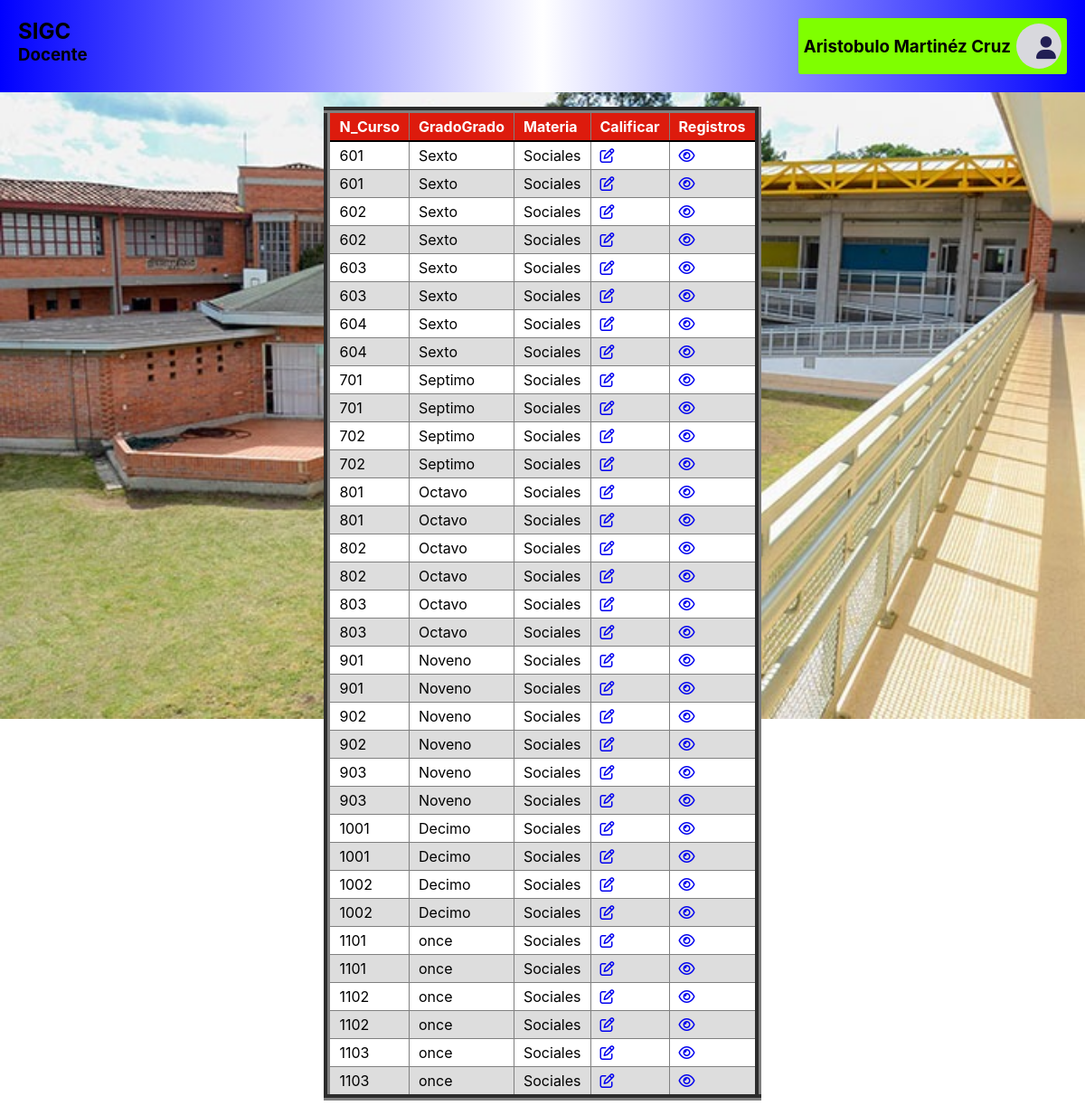
The app's page /Web_Page_IED.E.S.M/html/docente-index.php with its own data.
### tables this page shows
CREATE TABLE `docente` (
  `id_docente` int(11) NOT NULL,
  `id_Usuario` int(8) DEFAULT NULL
);

CREATE TABLE `usuario` (
  `id_Usuario` int(8) NOT NULL,
  `nombre_perfil` varchar(30) NOT NULL,
  `id_rol` char(1) NOT NULL,
  `p_nombre` varchar(30) NOT NULL,
  `s_nombre` varchar(30) DEFAULT NULL,
  `p_apellido` varchar(30) NOT NULL,
  `s_apellido` varchar(30) DEFAULT NULL,
  `edad` int(2) NOT NULL,
  `contraseña` varchar(10) NOT NULL,
  `id_datos_adicionales` int(8) DEFAULT NULL
);

CREATE TABLE `curso` (
  `numero_curso` int(4) NOT NULL,
  `id_docente` int(11) DEFAULT NULL,
  `año` year(4) DEFAULT NULL
);

CREATE TABLE `asignatura` (
  `id_asignatura` int(4) NOT NULL,
  `nombre_asignatura` varchar(20) NOT NULL,
  `Tipo_asignatura` varchar(20) NOT NULL
);

### Web_Page_IED.E.S.M/PHP/datos.php (the view, shortened to what this page needs)
<?php
function cargarTabla($conx, $usuario){
    $consulta = "SELECT d.id_docente, u.p_nombre, u.p_apellido, c.numero_curso, a.nombre_asignatura
    FROM usuario u, docente d, dicta dt, asignatura a, curso c, clases cl
    WHERE u.id_Usuario = d.id_Usuario AND d.id_docente = dt.id_docente AND cl.id_asignatura = a.id_asignatura
    AND cl.numero_curso = c.numero_curso
    AND a.id_asignatura = dt.id_asignatura  AND a.nombre_asignatura = 'sociales' /*AND c.numero_curso = dt.numero_curso*/
    AND d.id_docente = $usuario
    ORDER BY c.numero_curso";
    $resultado = mysqli_query($conx, $consulta);
    while ($fila = mysqli_fetch_array($resultado)) {
        echo "<tr>";
            echo "<td data-titulo = 'Curso'>" . $fila['numero_curso'] . "</td>";
            echo "<td data-titulo = 'Grado'> ". buscarGrado($fila['numero_curso']) . "</td>";
            echo "<td data_titulo = 'Cantidad'> " . $fila['nombre_asignatura'] . "</td>";
            echo"<td data-titulo = 'Calificar'>
                    <a href=\"../html/calificar.php?curso=$fila[numero_curso]&materia=$fila[nombre_asignatura]&user=$usuario\"><i class=\"far fa-edit\"></i></a>
                </td>";
            echo"<td data-titulo = 'Revisar'>
                    <a href='#?curso=$fila[numero_curso]&materia=$fila[nombre_asignatura]&user=$usuario'><i class=\"far fa-eye\"></i></a>
                </td>";
        echo "</tr>";
    }
}
function buscarGrado($grado){
    if ($grado == 601 || $grado == 602 || $grado == 603 || $grado == 604){
        return 'Sexto';
    }
    else if ($grado == 701 || $grado == 702){
        return 'Septimo';
    }
    else if ($grado == 801 || $grado == 802  || $grado == 803){
        return 'Octavo';
    }
    else if ($grado == 901 || $grado == 902 || $grado == 903 ){
        return 'Noveno';
    }
    else if ($grado == 1001 || $grado == 1002){
        return 'Decimo';
    }
    else if ($grado == 1101 ||$grado == 1102 || $grado == 1103  ){
        return 'once';
    }
}
function buscarNombreUsuario($usuario, $conx, $rol = 'docente'){
    $nombreUsuario =  "SELECT * FROM $rol d, usuario u
    WHERE d.id_usuario = u.id_usuario AND d.id_$rol = $usuario";
    $fullName = mysqli_query($conx, $nombreUsuario);
    while ($name = mysqli_fetch_array($fullName)) {
        echo "<a> ".$name['p_nombre'] .' '. $name['s_nombre'] .' '. $name['p_apellido'] .' '. $name['s_apellido']."</a>";
    }
}
?>

### Web_Page_IED.E.S.M/html/docente-index.php (shortened to what this page needs)
<?php include('../PHP/datos.php');
    $usuario = 201;
    $rol ='docente';
?>
<!DOCTYPE html>
<html lang="es">
<head>
    <link rel="stylesheet" href="../css/table.css">
    <link rel="stylesheet" href="../css/cabecera.css">
</head>
<body>
    <header>
        <div>
            <h2>SIGC</h2>
            <h3>Docente</h3>
        </div>
        <div id="menu">
            <ul>
                <li>
                    <h3> <?php buscarNombreUsuario($usuario, $conx, $rol);?> </h3>
                </li>
                <li id="item">
                    <div id="icon_perfil">
                        <i class="fas fa-user"></i>
                    </div>
                </li>
        </ul>
        </div>
    </header>
    <main>
        <center>
        <table border="7">
                <thead>
                    <th>N_Curso</th>
                    <th>GradoGrado</th>
                    <th>Materia</th>
                    <th>Calificar</th>
                    <th>Registros</th>
                </thead>
                <tbody>
                    <?php cargarTabla($conx, $usuario);?>
                </tbody>
            </table>
        </center>
    </main>
</body>
</html>

### Web_Page_IED.E.S.M/css/table.css (style rules this page uses)
table { background: white; text-align: left; border-collapse: collapse; }
td, th { padding: 5px 10px; }
tr, td { transition: 300ms; }
main { padding: 1em 2em; }
table thead { background: #dd1b0d; color: white; border-bottom: black solid 2px; }
tr:nth-child(even) { background-color: #ddd; }

### Web_Page_IED.E.S.M/css/cabecera.css (style rules this page uses)
* { margin: 0; padding: 0; font-family: -apple-system, BlinkMacSystemFont, 'Segoe UI', Roboto, Oxygen, Ubuntu, Cantarell, 'Open Sans', 'Helvetica Neue', sans-serif; box-sizing: border-box; text-decoration: none; }
body { background: url('../IMG/fondo_colegio-2.jpg'); background-attachment: fixed; margin: 0px; background-repeat: no-repeat; background-size: 100%; height: 100vh; }
header { display: flex; justify-content: space-between; width: 100%; padding: 20px; background: linear-gradient(to right, blue, white, blue); }
ul { list-style: none; }
#menu > ul { margin: 0; padding: 6px; display: flex; flex-direction: row; justify-content: center; align-items: center; background: chartreuse; border-radius: 3px; gap: 6px; }
#menu h3 a { color: rgb(0, 0, 0); }
#menu #item #icon_perfil { background-color: rgb(216, 216, 221); color: rgb(34, 31, 84); padding: 12px 22px; display: block; font-size: 25px; border-radius: 100%; width: 50px; height: 50px; right: 300px; }

### records on screen
docente: id_Usuario.p_nombre "Aristobulo", id_Usuario.p_apellido "Martinéz", id_Usuario.s_apellido "Cruz"
usuario: curso.numero_curso "601", curso.numero_curso "Sexto", asignatura.nombre_asignatura "Sociales", curso.numero_curso "602", curso.numero_curso "603", curso.numero_curso "604", curso.numero_curso "701", curso.numero_curso "Septimo", curso.numero_curso "702", curso.numero_curso "801", curso.numero_curso "Octavo", curso.numero_curso "802", curso.numero_curso "803", curso.numero_curso "901", curso.numero_curso "Noveno", curso.numero_curso "902", curso.numero_curso "903", curso.numero_curso "1001", curso.numero_curso "Decimo", curso.numero_curso "1002", curso.numero_curso "1101", curso.numero_curso "once", curso.numero_curso "1102", curso.numero_curso "1103"
